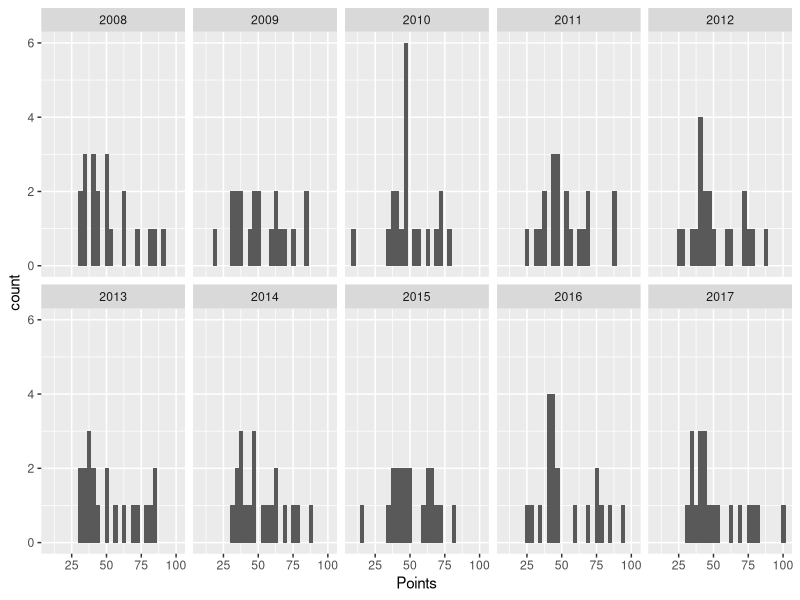
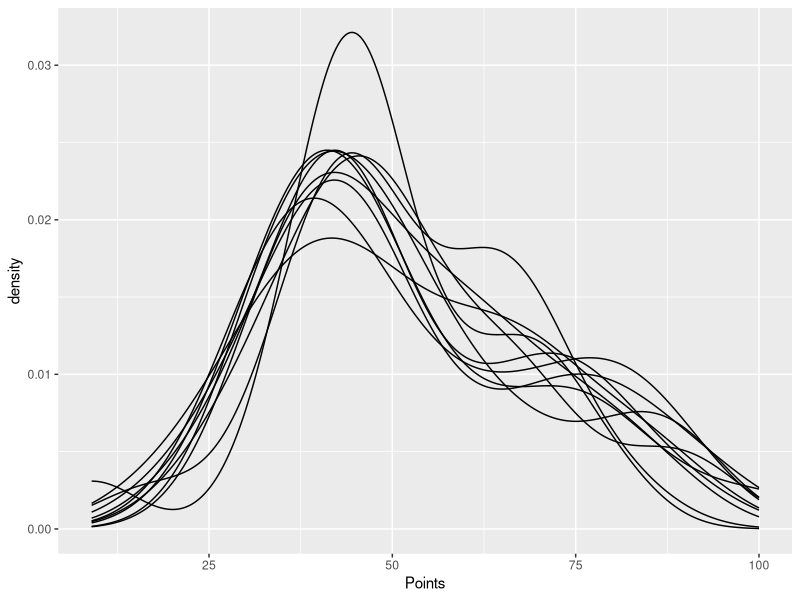
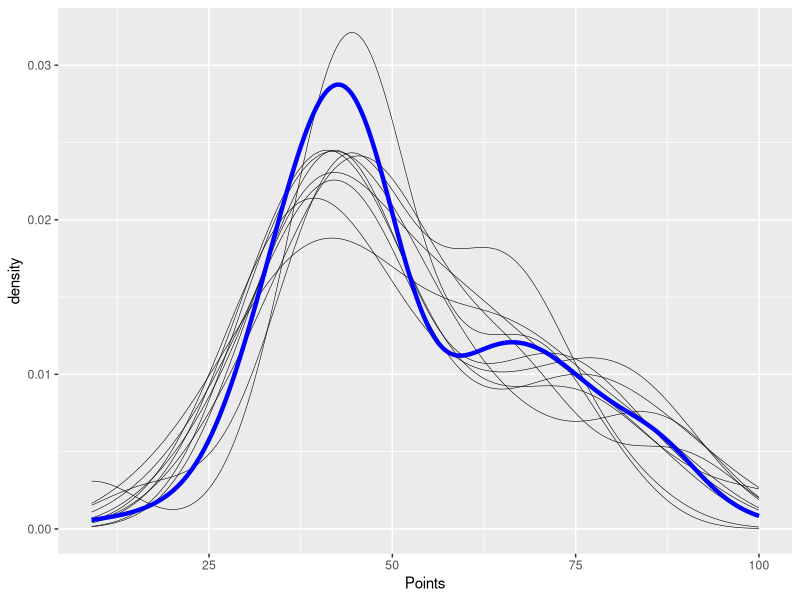
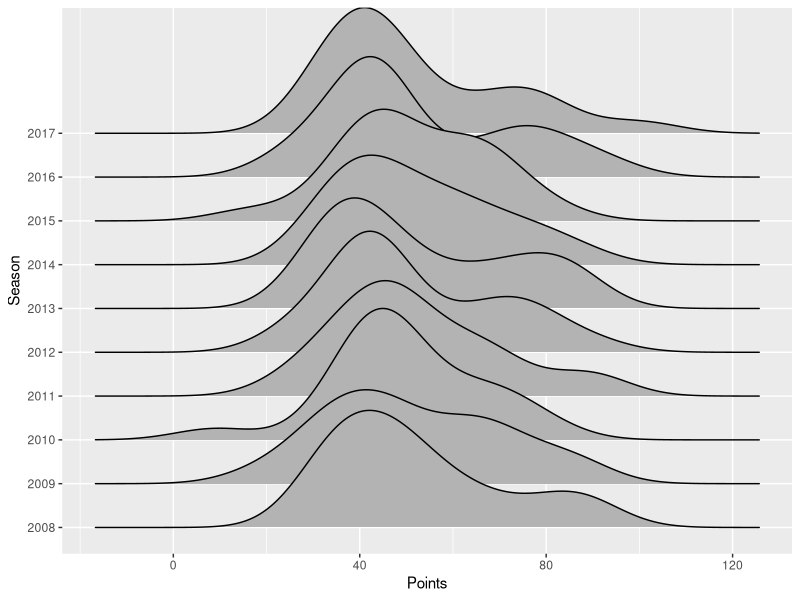

These figures' R source, in order:
library(tidyverse)
df <- read_csv("../data/epl_standings.csv")

# histogram of points by Season
ggplot(df, aes(x = Points)) +
    geom_histogram() +
    facet_wrap(~ Season, nrow = 2)

# density plot
ggplot(df, aes(x = Points, group = Season)) +
    geom_density()

# density plot with smoothed estimate aggregating all years
ggplot(df, aes(x = Points)) +
    geom_density(aes(group = Season), size = 0.2) +
    geom_density(col = "blue", size = 1.5)

# joy plot
library(ggridges)
ggplot(df, aes(x = Points, y = factor(Season))) +
    geom_density_ridges(scale = 3) +
    labs(y = "Season")
